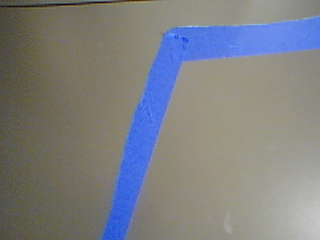
#> input picture line detection/rightTurn.png, 320 x 240 px
$ python actual-road2.py   (Python 2 division)
#> lines starting #> are read from the running program, lines starting #| are printed output that depends on the picture
import Image, ImageDraw, ImageFont
import numpy as np

global imagename
imagename= "rightTurn"

global Rthreshold
global Gthreshold
global Bthreshold
global im
Rthreshold = 100
Gthreshold = 50
Bthreshold = 180

global pix

global height
global width

def detect_line(start_x,y):
        global Rthreshold
        global Gthreshold
        global Bthreshold
        for x in range (start_x,width):
             # We will extract r,g,b values of pixels at x, y to x,y+10
             r=[]
             g=[]
             b=[]
             for i in range(0, 10):
                 r_value,g_value,b_value=(pix[x,y+i])
                 r.append(r_value)
                 g.append(g_value)
                 b.append(b_value)

             Cr = int(np.mean(r))
             Cg = int(np.mean(g))
             Cb = int(np.mean(b))

             # First condition for line detection
             if (Cr < Rthreshold ) and (Cg > Gthreshold) and (Cb > Bthreshold ):
                 #when in this if statement we will perfrom another check
                 #This time we will extract r,g,b values of pixels from x,y to x+10, y

                 r=[]
                 g=[]
                 b=[]
                 for i in range(0, 10):
                    r_value,g_value,b_value=(pix[x,y+i])
                    r.append(r_value)
                    g.append(g_value)
                    b.append(b_value)

                 Cr = int(np.mean(r))
                 Cg = int(np.mean(g))
                 Cb = int(np.mean(b))
                 #Second condition for line detection
                 if (Cr < Rthreshold ) and (Cg > Gthreshold) and (Cb > Bthreshold ):
                         #If this condition is true, we have detected a line
                         print "Line found " + str(x) +" , "+ str(y)
                         return (x)


def openimage():
    global imagename
    global pix
    global height
    global width
    global im
    im = Image.open(imagename +".png") # open the Image file
#> im is the input picture: PIL image 320x240 RGB; mean R, G, B 125.7, 127.7, 130.3
    rgb_im = im.convert('RGB') #convert the image to RGB type
    width, height = rgb_im.size # get height and width of image
#> width = 320; height = 240
    pix=im.load()  # load all pixels of image in an list called "pix"
    print width, height
#| 320 240

def annotate_image(x1,y1,x2,y2):
            global im
            # We will now draw a red cricle at the point where we have deteced a line
            draw = ImageDraw.Draw(im)
            # The circle will help us manually verify our algorithum
            draw.ellipse((x1, y1, x1+10, y1+10), fill=(255, 0, 0)) # Draw a circle
            draw.ellipse((x2, y2, x2+10, y2+10), fill=(255, 0, 0)) # Draw a circle
            im.save(imagename+".jpeg","JPEG")

            # logic to see if line is turning right
            if ( x2 >= x1 +20):
                   print "turn right"
                   draw.text( (width/2,height/2), "Turn Right")
                   im.save(imagename+".jpeg","JPEG")
               #logic to see if line is turning left
            else:
                    if ( x2 < x1 -20):
                       draw.text( (width/2,height/2), "Turn Left", )
                       im.save(imagename+".jpeg","JPEG")
                       print "turn left"
                   #logic to see if line straight
                    #if ( roadstarted2 + 19 > roadstarted1 > roadstarted2 - 20 ):
                    else:
                           draw.text( (width/2,height/2), "Go Straight", )
                           im.save(imagename+".jpeg","JPEG")
                           print "go straight"

def processimage():
        global height
        global width
        linestarted1 =-1
        linestarted2 =-1
        x_start= 10
        openimage()

        y1=int (height-(height/4)) # Height 1 to start looking for line
#> y1 = 180
        print "y1 start "+ str(y1)
#| y1 start 180
        linestarted1 = detect_line(x_start , y1)
#> linestarted1 = 116
        y2=int (height-(height*(0.75)))
#> y2 = 60
        print "y2 start "+ str(y2)
#| y2 start 60
        linestarted2 = detect_line(x_start , y2)
#> linestarted2 = 154
        if linestarted1 > -1 and linestarted2 > -1:

            annotate_image(linestarted1,y1,linestarted2,y2)
#> in annotate_image, `im.save(imagename+".jpeg","JPEG")`:
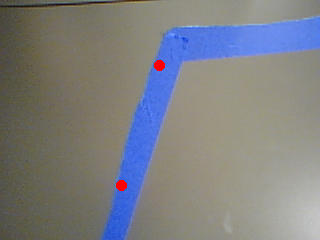
#> saved as rightTurn.jpeg: PIL image 320x240 RGB; mean R, G, B 126.2, 127.4, 129.7
#> in annotate_image, `im.save(imagename+".jpeg","JPEG")`:
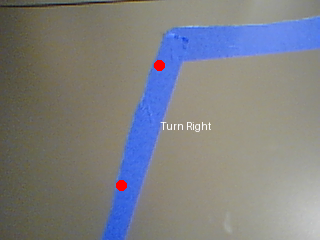
#> saved as rightTurn.jpeg: PIL image 320x240 RGB; mean R, G, B 126.3, 127.6, 129.9
        else:
            print " Line not found"


processimage()

$ run again, with line detection/leftTurn.png copied over line detection/rightTurn.png
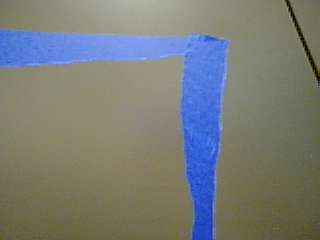
#> input picture line detection/leftTurn.png, 320 x 240 px
#> in openimage, im is the input picture: PIL image 320x240 RGB; mean R, G, B 120.6, 124.1, 119.9
#| 320 240
#| y1 start 180
#| y2 start 60
#> in annotate_image, `im.save(imagename+".jpeg","JPEG")`:
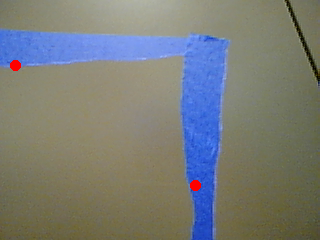
#> saved as rightTurn.jpeg: PIL image 320x240 RGB; mean R, G, B 121.1, 123.9, 119.4
#> in annotate_image, `im.save(imagename+".jpeg","JPEG")`:
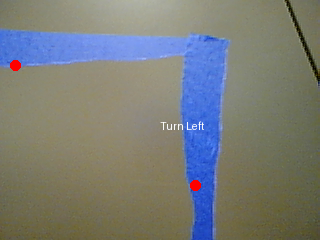
#> saved as rightTurn.jpeg: PIL image 320x240 RGB; mean R, G, B 121.2, 124, 119.5
